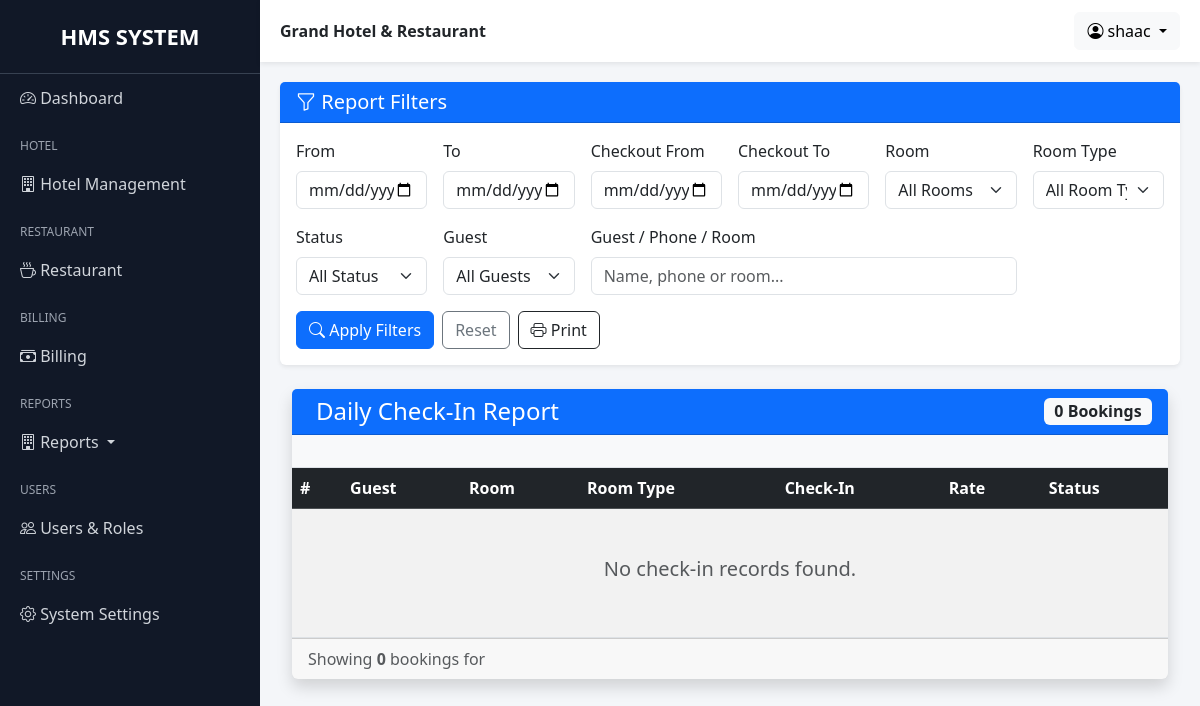
/grand/reports/daily-checkins/ (signed in), run on an earlier commit of the app's database.
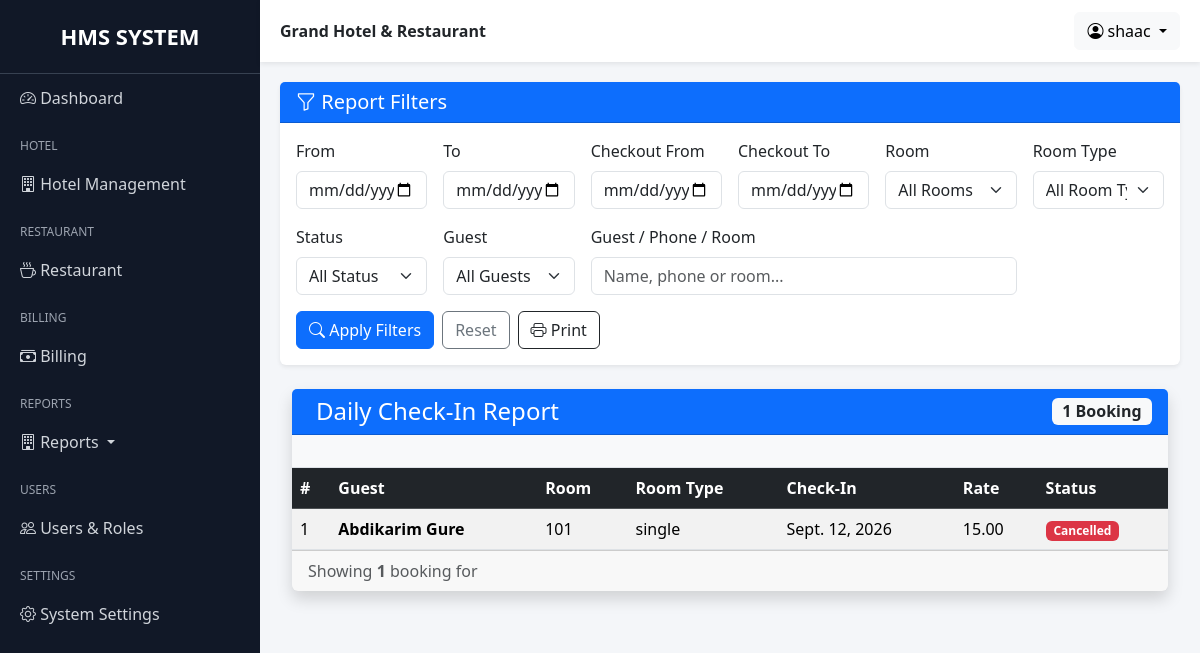
And on a later commit of the database.
### hotel/models.py (models this page shows, shortened)
class Booking(models.Model):
    BOOKING_STATUS = (
        ("reserved", "Reserved"),
        ("checked_in", "Checked In"),
        ("checked_out", "Checked Out"),
        ("cancelled", "Cancelled"),
    )
    guest = models.ForeignKey(Guest, on_delete=models.PROTECT)
    room = models.ForeignKey(Room, on_delete=models.PROTECT)
    check_in = models.DateField()
    check_out = models.DateField(blank=True, null=True)
    status = models.CharField(max_length=20, default="checked_in")
    with_ac = models.BooleanField(default=False)
    room_price = models.DecimalField(max_digits=8, decimal_places=2, blank=True, null=True)
    actual_check_in_at = models.DateTimeField(null=True, blank=True)
    actual_check_out_at = models.DateTimeField(null=True, blank=True)
    late_checkout_approved = models.BooleanField(default=False)
    late_checkout_charge = models.DecimalField(max_digits=8, decimal_places=2, default=Decimal("0.00"))
    created = models.DateTimeField(auto_now_add=True)
    created_by = models.ForeignKey(User, on_delete=models.SET_NULL, null=True, blank=True)
    updated = models.DateTimeField(auto_now=True)
    updated_by = models.ForeignKey(
        User, on_delete=models.SET_NULL, null=True, blank=True,
        related_name="booking_updated_by"
    )

class Guest(models.Model):
    first_name = models.CharField(max_length=100)
    last_name = models.CharField(max_length=100)
    phone = models.CharField(max_length=20)
    email = models.EmailField(blank=True, null=True)
    address = models.CharField(max_length=200, blank=True)
    created = models.DateTimeField(auto_now_add=True, blank=True, null=True)
    created_by = models.ForeignKey(User, on_delete=models.SET_NULL, null=True, blank=True)
    def __str__(self):
        return f"{self.first_name} {self.last_name}"

class Room(models.Model):
    ROOM_TYPES = (
        ("single", "Single"),
        ("double", "Double"),
        ("suite", "Suite"),
    )
    ROOM_STATUS = (
        ("available", "Available"),
        ("reserved", "Reserved"),
        ("occupied", "Occupied"),
        ("cleaning", "Cleaning"),
        ("maintenance", "Maintenance"),
        ("out_of_order", "Out of Order"),
    )
    number = models.IntegerField(unique=True)
    room_type = models.CharField(max_length=20, choices=ROOM_TYPES)
    price = models.DecimalField(max_digits=8, decimal_places=2)
    price_with_ac = models.DecimalField(max_digits=8, decimal_places=2)
    is_available = models.BooleanField(default=True)
    status = models.CharField(max_length=20, choices=ROOM_STATUS, default="available")
    created = models.DateTimeField(auto_now_add=True, blank=True, null=True)
    created_by = models.ForeignKey(User, on_delete=models.SET_NULL, null=True, blank=True)
    def __str__(self):
        return f"{self.number}"

### reports/views.py (the view)
class DailyCheckInsReportView(HotelReportBase):
    template_name = "reports/hotel/daily_checkins.html"
    def get_context_data(self, **kwargs):
        c = super().get_context_data(**kwargs)
        form, qs = self.filtered_bookings()
        c.update({"form": form, "bookings": qs.order_by("-check_in", "room__number")})
        return c

### accounts/mixins.py (called while the page is built)
    def dispatch(self, request, *args, **kwargs):
        if not request.user.is_authenticated:
            return redirect("login")
        if not hasattr(request.user, "userprofile"):
            return redirect("no_permission")
        if request.user.userprofile.role not in self.allowed_roles:
            return redirect("no_permission")
        return super().dispatch(request, *args, **kwargs)

### reports/views.py (called while the page is built, shortened)
    def filtered_bookings(self):
        form = ReportFilterForm(self.request.GET or None)
        qs = Booking.objects.select_related("guest", "room").prefetch_related("room_stays")
        return form, qs.distinct()

### templates/reports/hotel/daily_checkins.html (shortened to what this page needs)
{% extends "base.html" %}
{% block content %}
{% include "reports/includes/report_filter.html" %}
<div class="container-fluid">
    <div class="card shadow border-0">
        <div class="card-header bg-primary text-white">
            <div class="d-flex justify-content-between align-items-center">
                <h4 class="mb-0">
                    Daily Check-In Report
                </h4>
                <span class="badge bg-light text-dark fs-6">
                    {{ bookings|length }} Booking{{ bookings|length|pluralize }}
                </span>
            </div>
        </div>
        <div class="card-body border-bottom bg-light">
        </div>
        <div class="card-body p-0">
            <div class="table-responsive">
                <table class="table table-hover table-striped align-middle mb-0">
                    <thead class="table-dark">
                        <tr>
                            <th>#</th>
                            <th>Guest</th>
                            <th>Room</th>
                            <th>Room Type</th>
                            <th>Check-In</th>
                            <th>Rate</th>
                            <th>Status</th>
                        </tr>
                    </thead>
                    <tbody>
                        {% for booking in bookings %}
                        <tr>
                            <td>{{ forloop.counter }}</td>
                            <td>
                                <strong>
                                    {{ booking.guest }}
                                </strong>
                            </td>
                            <td>
                                {{ booking.room.number }}
                            </td>
                            <td>
                                {{ booking.room.room_type }}
                            </td>
                            <td>
                                {{ booking.check_in }}
                            </td>
                            <td>
                                {{ booking.room_price }}
                            </td>
                            <td>
                                {% if booking.status == "checked_in" %}
                                    <span class="badge bg-success">
                                        Checked In
                                    </span>
                                {% elif booking.status == "checked_out" %}
                                    <span class="badge bg-secondary">
                                        Checked Out
                                    </span>
                                {% else %}
                                    <span class="badge bg-danger">
                                        Cancelled
                                    </span>
                                {% endif %}
                            </td>
                        </tr>
                        {% empty %}
                        <tr>
                            <td colspan="7" class="text-center py-5">
                                <h5 class="text-muted">
                                    No check-in records found.
                                </h5>
                            </td>
                        </tr>
                        {% endfor %}
                    </tbody>
                </table>
            </div>
        </div>
        <div class="card-footer text-muted">
            Showing
            <strong>{{ bookings|length }}</strong>
            booking{{ bookings|length|pluralize }}
            {% if start_date == end_date %}
                for <strong>{{ start_date }}</strong>
            {% else %}
                from <strong>{{ start_date }}</strong>
                to <strong>{{ end_date }}</strong>
            {% endif %}
        </div>
    </div>
</div>
{% endblock %}

What changed in the data, as far as the page shows it:
added Booking: guest "Abdikarim Gure", room.number "101", room.room_type "single", check_in "Sept. 12, 2026", room_price "15.00", status "Cancelled"
Also different on the page:
{{ bookings|length }}: "0" → "1"
text no longer shown: "No check-in records found."
